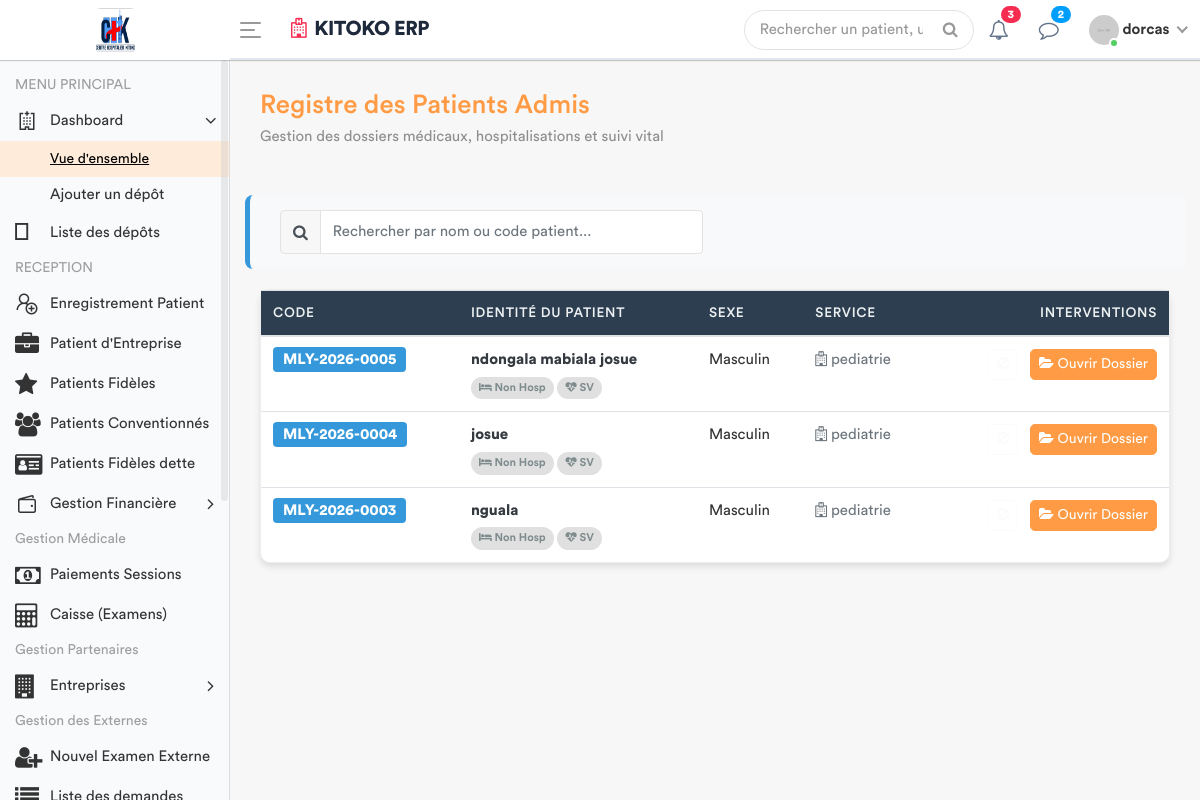
Screenshot of /patients/ (signed in) with the database file from the repository.
### apps/models.py (models this page shows, shortened)
class Patient(models.Model):
    TYPE_CHOICES = [
        ('SIMPLE', 'Patient Simple'),
        ('FIDELE', 'Patient Fidèle'),
        ('CONVENTIONNE', 'Patient Conventionné'),
    ]
    code_patient = models.CharField(max_length=20, unique=True, editable=False)
    noms = models.CharField(max_length=100)
    service = models.ForeignKey('Service', on_delete=models.PROTECT, related_name='patients', null=True)
    sexe = models.CharField(max_length=1, choices=[('M', 'Masculin'), ('F', 'Féminin')])
    age = models.CharField(max_length=30)
    adresse = models.TextField()
    telephone = models.CharField(max_length=20)
    type_patient = models.CharField(max_length=15, choices=TYPE_CHOICES, default='SIMPLE')
    a_carte_fidelite = models.BooleanField(default=False, verbose_name="Possède carte de fidélité")
    entreprise = models.ForeignKey(
        'Entreprise',
        on_delete=models.SET_NULL,
        null=True,
        blank=True,
        related_name='patients',
        verbose_name="Entreprise (si conventionné)"
    )
    fiche_payee = models.BooleanField(default=False)
    created_by = models.ForeignKey(User, on_delete=models.SET_NULL, null=True, related_name='patients_crees')
    date_creation = models.DateTimeField(auto_now_add=True)
    date_modification = models.DateTimeField(auto_now=True)

class Service(models.Model):
    nom = models.CharField(max_length=100, unique=True)
    description = models.TextField(blank=True, null=True)
    date_creation = models.DateTimeField(default=timezone.now)
    class Meta:
        verbose_name = "Service"
        verbose_name_plural = "Services"

### apps/views.py (the view)
# urls.py: path('patients/', views.liste_patients_urgence, name='liste_patients_urgence'),
@login_required
def liste_patients_urgence(request):
    patients = Patient.objects.filter(fiche_payee=True).order_by('-id')
    role = Fonction.objects.filter(userKey=request.user).first()
    fonctionKey = role.fonctionKey.roleName if role and role.fonctionKey else None
    for p in patients:
        p.consultation_active = Consultation.objects.filter(
            triage__patient=p
        ).order_by('-date_creation').first()
        p.hosp_en_cours = Hospitalisation.objects.filter(
            patient=p,
            statut='EN_COURS'
        ).first()
    return render(request, 'back-end/medecin/liste_patients.html', {
        'patients': patients,
        'fonctionKey': fonctionKey
    })

### apps/templates/back-end/medecin/liste_patients.html (shortened to what this page needs)
<!DOCTYPE html>
{% load static %}
<html lang="fr">
    <head>
        {% include 'back-end/includes/css.html' %}
    </head>
    <body>
        <div class="main-wrapper">
            {% include 'back-end/includes/header.html' %}
            {% include 'back-end/includes/sidebar.html' %}
            <div class="page-wrapper">
                <div class="content container-fluid">
                    <div class="page-header">
                        <div class="row align-items-center">
                            <div class="col">
                                <h3 class="page-title text-primary">Registre des Patients Admis</h3>
                                <p class="text-muted">Gestion des dossiers médicaux, hospitalisations et suivi vital</p>
                            </div>
                        </div>
                    </div>
                    <div class="row search-container">
                        <div class="col-md-6">
                            <div class="input-group">
                                <div class="input-group-prepend"><span class="input-group-text"><i class="fa fa-search"></i></span></div>
                                <input type="text" id="searchInput" class="form-control" placeholder="Rechercher par nom ou code patient...">
                            </div>
                        </div>
                    </div>
                    <div class="card">
                        <div class="card-body p-0">
                            <div class="table-responsive">
                                <table class="table table-hover mb-0" id="patientTable">
                                    <thead>
                                        <tr>
                                            <th>CODE</th>
                                            <th>IDENTITÉ DU PATIENT</th>
                                            <th>SEXE</th>
                                            <th>SERVICE</th>
                                            <th class="text-right">INTERVENTIONS</th>
                                        </tr>
                                    </thead>
                                    <tbody id="patientTableBody">
                                        {% for patient in patients %}
                                        <tr class="align-middle">
                                            <td><span class="badge-code">{{ patient.code_patient }}</span></td>
                                            <td>
                                                <div class="font-weight-bold text-dark">{{ patient.noms }}</div>
                                                <div>
                                                    <span id="hosp_tab" class="med-tab {% if not patient.hosp_en_cours %}tab-inactive{% endif %}">
                                                        <i class="fa fa-bed"></i> {% if patient.hosp_en_cours %}Lit: {{ patient.hosp_en_cours.lit.nom_lit }}{% else %}Non Hosp{% endif %}
                                                    </span>
                                                    <span id="sv_tab" class="med-tab {% if not patient.a_signes_vitaux %}tab-inactive{% endif %}">
                                                        <i class="fa fa-heartbeat"></i> SV
                                                    </span>
                                                </div>
                                            </td>
                                            <td>{{ patient.get_sexe_display }}</td>
                                            <td><span class="text-secondary"><i class="fa fa-hospital-o"></i> {{ patient.service.nom|default:"Non assigné" }}</span></td>
                                            <td class="text-right">
                                                {% if patient.consultation_active %}
                                                    <a href="{% url 'enregistrer_ordonnance_urgence' patient.consultation_active.id %}"
                                                       class="btn btn-sm btn-outline-danger btn-action mr-2">
                                                        <i class="fa fa-heartbeat"></i> Urgence
                                                    </a>
                                                {% else %}
                                                    <button class="btn btn-sm btn-outline-light mr-2" disabled><i class="fa fa-ban"></i></button>
                                                {% endif %}
                                                <a href="{% url 'dossier_medical_complet' patient.id %}" class="btn btn-sm btn-primary btn-action">
                                                    <i class="fa fa-folder-open"></i> Ouvrir Dossier
                                                </a>
                                            </td>
                                        </tr>
                                        {% empty %}
                                        <tr>
                                            <td colspan="5" class="text-center py-5 text-muted">
                                                <i class="fa fa-folder-open-o fa-3x"></i><br>Aucun dossier patient en attente.
                                            </td>
                                        </tr>
                                        {% endfor %}
                                    </tbody>
                                </table>
                            </div>
                        </div>
                    </div>
                </div>
            </div>
        </div>
    </body>
</html>

### apps/templates/back-end/includes/header.html (shortened to what this page needs)
{% load static %}
<div class="header" style="background: #ffffff; border-bottom: 2px solid #e2e8f0;">
    <div class="header-left" style="background: #ffffff;">
        <a href="{% url 'home' %}" class="logo">
            <img src="{% static 'front-end/assets/images/banner/logo2.jpg' %}" width="45" height="45" alt="Moyanoli" style="border-radius: 8px;">
        </a>
    </div>
    <a id="toggle_btn" href="javascript:void(0);" style="color: #007bff;">
        <span class="bar-icon">
            <span></span>
            <span></span>
            <span></span>
        </span>
    </a>
    <div class="page-title-box">
        <h3 style="color: #1e293b; font-weight: 700; letter-spacing: -0.5px;">
            <i class="fa fa-hospital-o text-danger mr-2"></i>KITOKO ERP
        </h3>
    </div>
    <ul class="nav user-menu">
        <li class="nav-item">
            <div class="top-nav-search">
                <form action="#">
                    <input class="form-control" type="text" placeholder="Rechercher un patient, un dossier...">
                    <button class="btn" type="submit"><i class="fa fa-search"></i></button>
                </form>
            </div>
        </li>
        <li class="nav-item dropdown">
            <a href="#" class="dropdown-toggle nav-link" data-toggle="dropdown">
                <i class="fa fa-bell-o" style="color: #64748b;"></i> <span class="badge badge-pill bg-danger">3</span>
            </a>
        </li>
        <li class="nav-item dropdown">
            <a href="#" class="dropdown-toggle nav-link" data-toggle="dropdown">
                <i class="fa fa-comment-o" style="color: #64748b;"></i> <span class="badge badge-pill bg-info">2</span>
            </a>
        </li>
        <li class="nav-item dropdown has-arrow main-drop">
            <a href="#" class="dropdown-toggle nav-link" data-toggle="dropdown">
                <span class="user-img">
                    <img src="{% static 'back-end/assets/img/profiles/avatar-21.jpg' %}" alt="">
                    <span class="status online"></span>
                </span>
                <span style="font-weight: 600;">{{ user.username }}</span>
            </a>
        </li>
    </ul>
</div>

### apps/templates/back-end/medecin/liste_patients.html (style rules this page uses)
.card { border-radius: 10px; box-shadow: 0 4px 6px rgba(0,0,0,0.1); }
.table thead th { background-color: #2c3e50; color: #ecf0f1; text-transform: uppercase; font-size: 0.85rem; }
.badge-code { background-color: #3498db; color: white; padding: 5px 10px; border-radius: 4px; font-weight: bold; }
.btn-action { transition: transform 0.2s; }
.search-container { background: #f8f9fa; padding: 15px; border-radius: 8px; margin-bottom: 20px; border-left: 5px solid #3498db; }
.med-tab { font-size: 0.70rem; padding: 3px 8px; border-radius: 12px; font-weight: 600; display: inline-block; margin-top: 5px; }
#hosp_tab { background-color: #f39c12; color: #fff; }
#sv_tab { background-color: #27ae60; color: #fff; }
.tab-inactive { background-color: #e0e0e0 !important; color: #7f8c8d !important; }

### rows the page displays
Patient: code_patient "MLY-2026-0005", noms "ndongala mabiala josue", shows "Non Hosp", sexe "Masculin", service.nom "pediatrie"
Patient: code_patient "MLY-2026-0004", noms "josue", shows "Non Hosp", sexe "Masculin", service.nom "pediatrie"
Patient: code_patient "MLY-2026-0003", noms "nguala", shows "Non Hosp", sexe "Masculin", service.nom "pediatrie"

### other values shown
{{ user.username }} "dorcas"
